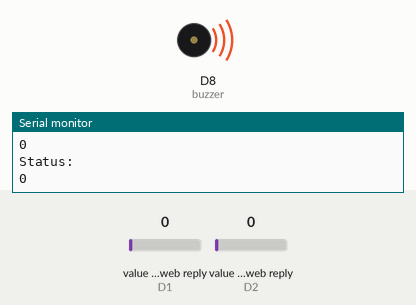
This sketch was run on a simulated Arduino MKR. On the bench: buzzer (waves = sounding), the last lines printed to the serial monitor. The inputs (shaded band) are chosen by the test bench; at power-on: value in the web reply (sensors on D2, D1) 0. WiFi joins after 1.5 s; servers stay silent unless stated; web services answer with replies made up by the test bench.

Above: at 2.7 s.
2.8 s: value in the web reply (sensor on D2) set to 2
At 6.2 s:
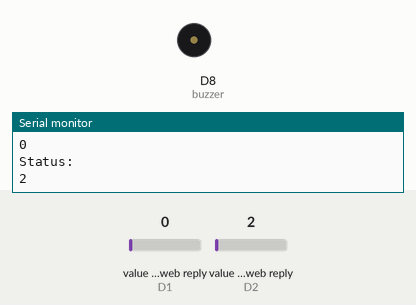
Timing chart, 0 to 7.7 s (numbered marks = the images above; inputs shaded):
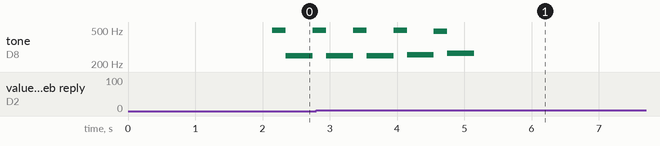

The sketch:

Buzzer_Alarm.ino
```cpp
#include <SPI.h>
#include <WiFiNINA.h>
#include "ThingSpeak.h"

int buzzer = 8;

char ssid[] = "VM6828066";
char pass[] = "t7hmJxyBddvv";

int status = WL_IDLE_STATUS;

unsigned long channelNumber = 1275216;
const char* readAPIKey = "V2B0B27WLFZU1PW1";
const char* writeAPIKey = "SUKVUEUI83YKUZME";

WiFiClient client;

void setup () {
  Serial.begin(9600);
  SPI.begin();
  pinMode(buzzer, OUTPUT);

  Serial.println("\nAttempting to connect to WPA network...");
  status = WiFi.begin(ssid, pass);

  if (status != WL_CONNECTED) {
    Serial.print("Could not connect to WPA network...");
    delay(500);
  } else {
    Serial.println();
    Serial.println("Connected, IP address: ");
    Serial.print(WiFi.localIP());
    Serial.println();
  }
  Serial.println("\nAttempting to connect to ThingSpeak...");
  ThingSpeak.begin(client);
  if (ThingSpeak.getLastReadStatus())
    Serial.println("Connected.");
  else {
    Serial.println("Not connected.");
    return;
  }
}

void loop () {

  String NUID = ThingSpeak.readStringField(channelNumber, 1, readAPIKey);
  int Status = ThingSpeak.readIntField(channelNumber, 2, readAPIKey);

  Serial.println("NUID: ");
  Serial.println(NUID);
  Serial.println("Status: ");
  Serial.println(Status);

  if (Status == 0)
  {
    int alarm = true;
    while (alarm) {
      for (byte j = 0; j < 5; j++) {
        for (byte i = 0; i <100; i++) {
          digitalWrite(buzzer, HIGH);
          delay(1) ;
          digitalWrite(buzzer, LOW);
          delay(1) ;
        }
        for (byte i = 0; i <100; i++) {
          digitalWrite(buzzer, HIGH);
          delay(2) ;
          digitalWrite(buzzer, LOW);
          delay(2) ;
        }
      }
      alarm = false;
    }
  } else if (Status == 1) {
    for (byte i = 0; i <100; i++) {
      digitalWrite(buzzer, HIGH);
      delay(1) ;
      digitalWrite(buzzer, LOW);
      delay(1) ;
    }
    delay(5000);
  } else {
    delay(5000);
    return;
  }

  ThingSpeak.setField(1, NUID);
  ThingSpeak.setField(2, 2);

  int httpCode = ThingSpeak.writeFields(channelNumber, writeAPIKey);

  if (httpCode == 200)
    Serial.println("Channel write successful");
  else
    Serial.println("Problem writing to channel. Http error code " + String(httpCode));

}
```

Measured:
- after the input at 2.8 s, tone on D8 (buzzer): goes on until 5.1 s, then stays silent
